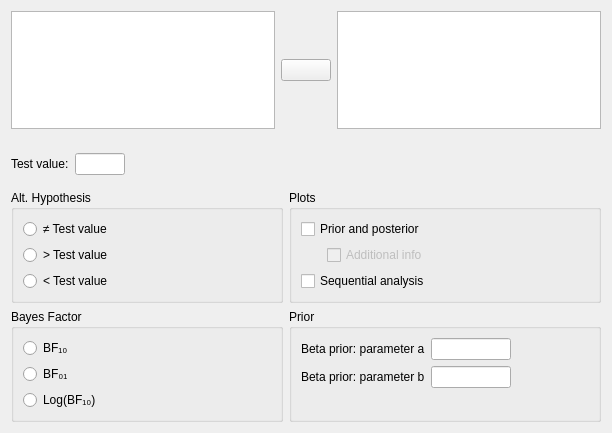
<?xml version="1.0" encoding="UTF-8"?>
<ui version="4.0">
 <class>BinomialTestBayesianForm</class>
 <widget class="QWidget" name="BinomialTestBayesianForm">
  <property name="geometry">
   <rect>
    <x>0</x>
    <y>0</y>
    <width>612</width>
    <height>433</height>
   </rect>
  </property>
  <property name="windowTitle">
   <string>Form</string>
  </property>
  <layout class="QGridLayout" name="gridLayout_2">
   <item row="4" column="1">
    <widget class="BoundGroupBox" name="Plots">
     <property name="title">
      <string>Plots</string>
     </property>
     <layout class="QGridLayout" name="gridLayout_4">
      <item row="1" column="0">
       <widget class="QWidget" name="widget" native="true">
        <property name="minimumSize">
         <size>
          <width>0</width>
          <height>10</height>
         </size>
        </property>
        <property name="maximumSize">
         <size>
          <width>20</width>
          <height>25</height>
         </size>
        </property>
       </widget>
      </item>
      <item row="0" column="0" colspan="2">
       <widget class="BoundCheckBox" name="plotPriorAndPosterior">
        <property name="enabled">
         <bool>true</bool>
        </property>
        <property name="text">
         <string>Prior and posterior</string>
        </property>
       </widget>
      </item>
      <item row="1" column="1">
       <widget class="BoundCheckBox" name="plotPriorAndPosteriorAdditionalInfo">
        <property name="enabled">
         <bool>false</bool>
        </property>
        <property name="text">
         <string>Additional info</string>
        </property>
       </widget>
      </item>
      <item row="2" column="0" colspan="2">
       <widget class="BoundCheckBox" name="plotSequentialAnalysis">
        <property name="enabled">
         <bool>true</bool>
        </property>
        <property name="text">
         <string>Sequential analysis</string>
        </property>
       </widget>
      </item>
      <item row="1" column="2">
       <spacer name="horizontalSpacer_6">
        <property name="orientation">
         <enum>Qt::Horizontal</enum>
        </property>
        <property name="sizeHint" stdset="0">
         <size>
          <width>40</width>
          <height>20</height>
         </size>
        </property>
       </spacer>
      </item>
     </layout>
    </widget>
   </item>
   <item row="4" column="0">
    <widget class="BoundGroupBox" name="hypothesis">
     <property name="sizePolicy">
      <sizepolicy hsizetype="Preferred" vsizetype="Preferred">
       <horstretch>0</horstretch>
       <verstretch>0</verstretch>
      </sizepolicy>
     </property>
     <property name="maximumSize">
      <size>
       <width>16777215</width>
       <height>16777215</height>
      </size>
     </property>
     <property name="title">
      <string>Alt. Hypothesis</string>
     </property>
     <property name="flat">
      <bool>false</bool>
     </property>
     <layout class="QGridLayout" name="gridLayout_5">
      <item row="0" column="0">
       <widget class="QRadioButton" name="_1notEqual">
        <property name="sizePolicy">
         <sizepolicy hsizetype="Fixed" vsizetype="Fixed">
          <horstretch>0</horstretch>
          <verstretch>0</verstretch>
         </sizepolicy>
        </property>
        <property name="text">
         <string>≠ Test value</string>
        </property>
       </widget>
      </item>
      <item row="2" column="0">
       <widget class="QRadioButton" name="_3groupTwoGreater">
        <property name="sizePolicy">
         <sizepolicy hsizetype="Fixed" vsizetype="Fixed">
          <horstretch>0</horstretch>
          <verstretch>0</verstretch>
         </sizepolicy>
        </property>
        <property name="text">
         <string>&lt; Test value</string>
        </property>
       </widget>
      </item>
      <item row="1" column="0">
       <widget class="QRadioButton" name="_2groupOneGreater">
        <property name="sizePolicy">
         <sizepolicy hsizetype="Fixed" vsizetype="Fixed">
          <horstretch>0</horstretch>
          <verstretch>0</verstretch>
         </sizepolicy>
        </property>
        <property name="text">
         <string>&gt; Test value</string>
        </property>
       </widget>
      </item>
      <item row="1" column="1">
       <spacer name="horizontalSpacer_2">
        <property name="orientation">
         <enum>Qt::Horizontal</enum>
        </property>
        <property name="sizeHint" stdset="0">
         <size>
          <width>40</width>
          <height>20</height>
         </size>
        </property>
       </spacer>
      </item>
     </layout>
    </widget>
   </item>
   <item row="0" column="0" colspan="2">
    <widget class="QWidget" name="topWidget" native="true">
     <layout class="QGridLayout" name="gridLayout_3">
      <property name="leftMargin">
       <number>0</number>
      </property>
      <property name="topMargin">
       <number>0</number>
      </property>
      <property name="rightMargin">
       <number>0</number>
      </property>
      <property name="verticalSpacing">
       <number>0</number>
      </property>
      <item row="0" column="0" rowspan="3">
       <widget class="AvailableFieldsListView" name="listAvailableVariables"/>
      </item>
      <item row="0" column="1">
       <spacer name="verticalSpacer_2">
        <property name="orientation">
         <enum>Qt::Vertical</enum>
        </property>
        <property name="sizeHint" stdset="0">
         <size>
          <width>20</width>
          <height>76</height>
         </size>
        </property>
       </spacer>
      </item>
      <item row="0" column="2" rowspan="3">
       <widget class="BoundListView" name="variables"/>
      </item>
      <item row="1" column="1">
       <widget class="AssignButton" name="assignButton">
        <property name="minimumSize">
         <size>
          <width>50</width>
          <height>0</height>
         </size>
        </property>
        <property name="maximumSize">
         <size>
          <width>50</width>
          <height>16777215</height>
         </size>
        </property>
        <property name="text">
         <string/>
        </property>
       </widget>
      </item>
      <item row="2" column="1">
       <spacer name="verticalSpacer_3">
        <property name="orientation">
         <enum>Qt::Vertical</enum>
        </property>
        <property name="sizeHint" stdset="0">
         <size>
          <width>20</width>
          <height>77</height>
         </size>
        </property>
       </spacer>
      </item>
     </layout>
    </widget>
   </item>
   <item row="1" column="0" colspan="2">
    <widget class="QWidget" name="widget_5" native="true">
     <property name="sizePolicy">
      <sizepolicy hsizetype="Preferred" vsizetype="Preferred">
       <horstretch>0</horstretch>
       <verstretch>0</verstretch>
      </sizepolicy>
     </property>
     <property name="minimumSize">
      <size>
       <width>240</width>
       <height>0</height>
      </size>
     </property>
     <layout class="QGridLayout" name="gridLayout">
      <property name="leftMargin">
       <number>0</number>
      </property>
      <item row="0" column="2">
       <spacer name="horizontalSpacer">
        <property name="orientation">
         <enum>Qt::Horizontal</enum>
        </property>
        <property name="sizeHint" stdset="0">
         <size>
          <width>40</width>
          <height>20</height>
         </size>
        </property>
       </spacer>
      </item>
      <item row="0" column="0">
       <widget class="QLabel" name="label_3">
        <property name="sizePolicy">
         <sizepolicy hsizetype="Fixed" vsizetype="Fixed">
          <horstretch>0</horstretch>
          <verstretch>0</verstretch>
         </sizepolicy>
        </property>
        <property name="text">
         <string>Test value:</string>
        </property>
       </widget>
      </item>
      <item row="0" column="1">
       <widget class="BoundTextBox" name="testValue">
        <property name="sizePolicy">
         <sizepolicy hsizetype="Fixed" vsizetype="Fixed">
          <horstretch>0</horstretch>
          <verstretch>0</verstretch>
         </sizepolicy>
        </property>
        <property name="minimumSize">
         <size>
          <width>50</width>
          <height>0</height>
         </size>
        </property>
        <property name="maximumSize">
         <size>
          <width>50</width>
          <height>16777215</height>
         </size>
        </property>
       </widget>
      </item>
     </layout>
    </widget>
   </item>
   <item row="8" column="0">
    <widget class="BoundGroupBox" name="bayesFactorType">
     <property name="maximumSize">
      <size>
       <width>16777215</width>
       <height>16777215</height>
      </size>
     </property>
     <property name="title">
      <string>Bayes Factor</string>
     </property>
     <property name="flat">
      <bool>false</bool>
     </property>
     <layout class="QGridLayout" name="gridLayout_13">
      <item row="3" column="0">
       <spacer name="verticalSpacer_4">
        <property name="orientation">
         <enum>Qt::Vertical</enum>
        </property>
        <property name="sizeHint" stdset="0">
         <size>
          <width>20</width>
          <height>40</height>
         </size>
        </property>
       </spacer>
      </item>
      <item row="0" column="0">
       <widget class="QRadioButton" name="_1">
        <property name="sizePolicy">
         <sizepolicy hsizetype="Fixed" vsizetype="Fixed">
          <horstretch>0</horstretch>
          <verstretch>0</verstretch>
         </sizepolicy>
        </property>
        <property name="text">
         <string>BF₁₀</string>
        </property>
       </widget>
      </item>
      <item row="1" column="0">
       <widget class="QRadioButton" name="_2">
        <property name="sizePolicy">
         <sizepolicy hsizetype="Fixed" vsizetype="Fixed">
          <horstretch>0</horstretch>
          <verstretch>0</verstretch>
         </sizepolicy>
        </property>
        <property name="text">
         <string>BF₀₁</string>
        </property>
       </widget>
      </item>
      <item row="2" column="0">
       <widget class="QRadioButton" name="_3">
        <property name="sizePolicy">
         <sizepolicy hsizetype="Fixed" vsizetype="Fixed">
          <horstretch>0</horstretch>
          <verstretch>0</verstretch>
         </sizepolicy>
        </property>
        <property name="text">
         <string>Log(BF₁₀)</string>
        </property>
       </widget>
      </item>
      <item row="1" column="1">
       <spacer name="horizontalSpacer_3">
        <property name="orientation">
         <enum>Qt::Horizontal</enum>
        </property>
        <property name="sizeHint" stdset="0">
         <size>
          <width>40</width>
          <height>20</height>
         </size>
        </property>
       </spacer>
      </item>
     </layout>
    </widget>
   </item>
   <item row="8" column="1">
    <widget class="BoundGroupBox" name="groupBox">
     <property name="title">
      <string>Prior</string>
     </property>
     <layout class="QGridLayout" name="gridLayout_6">
      <item row="0" column="0">
       <widget class="QLabel" name="label">
        <property name="text">
         <string>Beta prior: parameter a</string>
        </property>
       </widget>
      </item>
      <item row="0" column="1">
       <widget class="BoundTextBox" name="priorA">
        <property name="maximumSize">
         <size>
          <width>80</width>
          <height>16777215</height>
         </size>
        </property>
       </widget>
      </item>
      <item row="0" column="2" rowspan="2">
       <spacer name="horizontalSpacer_5">
        <property name="orientation">
         <enum>Qt::Horizontal</enum>
        </property>
        <property name="sizeHint" stdset="0">
         <size>
          <width>78</width>
          <height>20</height>
         </size>
        </property>
       </spacer>
      </item>
      <item row="1" column="0">
       <widget class="QLabel" name="label_2">
        <property name="text">
         <string>Beta prior: parameter b</string>
        </property>
       </widget>
      </item>
      <item row="1" column="1">
       <widget class="BoundTextBox" name="priorB">
        <property name="maximumSize">
         <size>
          <width>80</width>
          <height>16777215</height>
         </size>
        </property>
       </widget>
      </item>
      <item row="2" column="0">
       <widget class="QWidget" name="widget_2" native="true"/>
      </item>
     </layout>
    </widget>
   </item>
  </layout>
 </widget>
 <customwidgets>
  <customwidget>
   <class>AssignButton</class>
   <extends>QPushButton</extends>
   <header>widgets/assignbutton.h</header>
  </customwidget>
  <customwidget>
   <class>AvailableFieldsListView</class>
   <extends>QListView</extends>
   <header>widgets/availablefieldslistview.h</header>
  </customwidget>
  <customwidget>
   <class>BoundTextBox</class>
   <extends>QLineEdit</extends>
   <header>widgets/boundtextbox.h</header>
  </customwidget>
  <customwidget>
   <class>BoundGroupBox</class>
   <extends>QGroupBox</extends>
   <header>widgets/boundgroupbox.h</header>
   <container>1</container>
  </customwidget>
  <customwidget>
   <class>BoundCheckBox</class>
   <extends>QCheckBox</extends>
   <header>widgets/boundcheckbox.h</header>
  </customwidget>
  <customwidget>
   <class>BoundListView</class>
   <extends>QListView</extends>
   <header>widgets/boundlistview.h</header>
  </customwidget>
 </customwidgets>
 <tabstops>
  <tabstop>listAvailableVariables</tabstop>
  <tabstop>assignButton</tabstop>
  <tabstop>variables</tabstop>
  <tabstop>testValue</tabstop>
  <tabstop>_1notEqual</tabstop>
  <tabstop>_2groupOneGreater</tabstop>
  <tabstop>_3groupTwoGreater</tabstop>
  <tabstop>plotPriorAndPosterior</tabstop>
  <tabstop>plotPriorAndPosteriorAdditionalInfo</tabstop>
  <tabstop>plotSequentialAnalysis</tabstop>
  <tabstop>_1</tabstop>
  <tabstop>_2</tabstop>
  <tabstop>_3</tabstop>
  <tabstop>priorA</tabstop>
  <tabstop>priorB</tabstop>
 </tabstops>
 <resources/>
 <connections>
  <connection>
   <sender>plotPriorAndPosterior</sender>
   <signal>toggled(bool)</signal>
   <receiver>plotPriorAndPosteriorAdditionalInfo</receiver>
   <slot>setEnabled(bool)</slot>
   <hints>
    <hint type="sourcelabel">
     <x>324</x>
     <y>217</y>
    </hint>
    <hint type="destinationlabel">
     <x>338</x>
     <y>244</y>
    </hint>
   </hints>
  </connection>
 </connections>
</ui>
